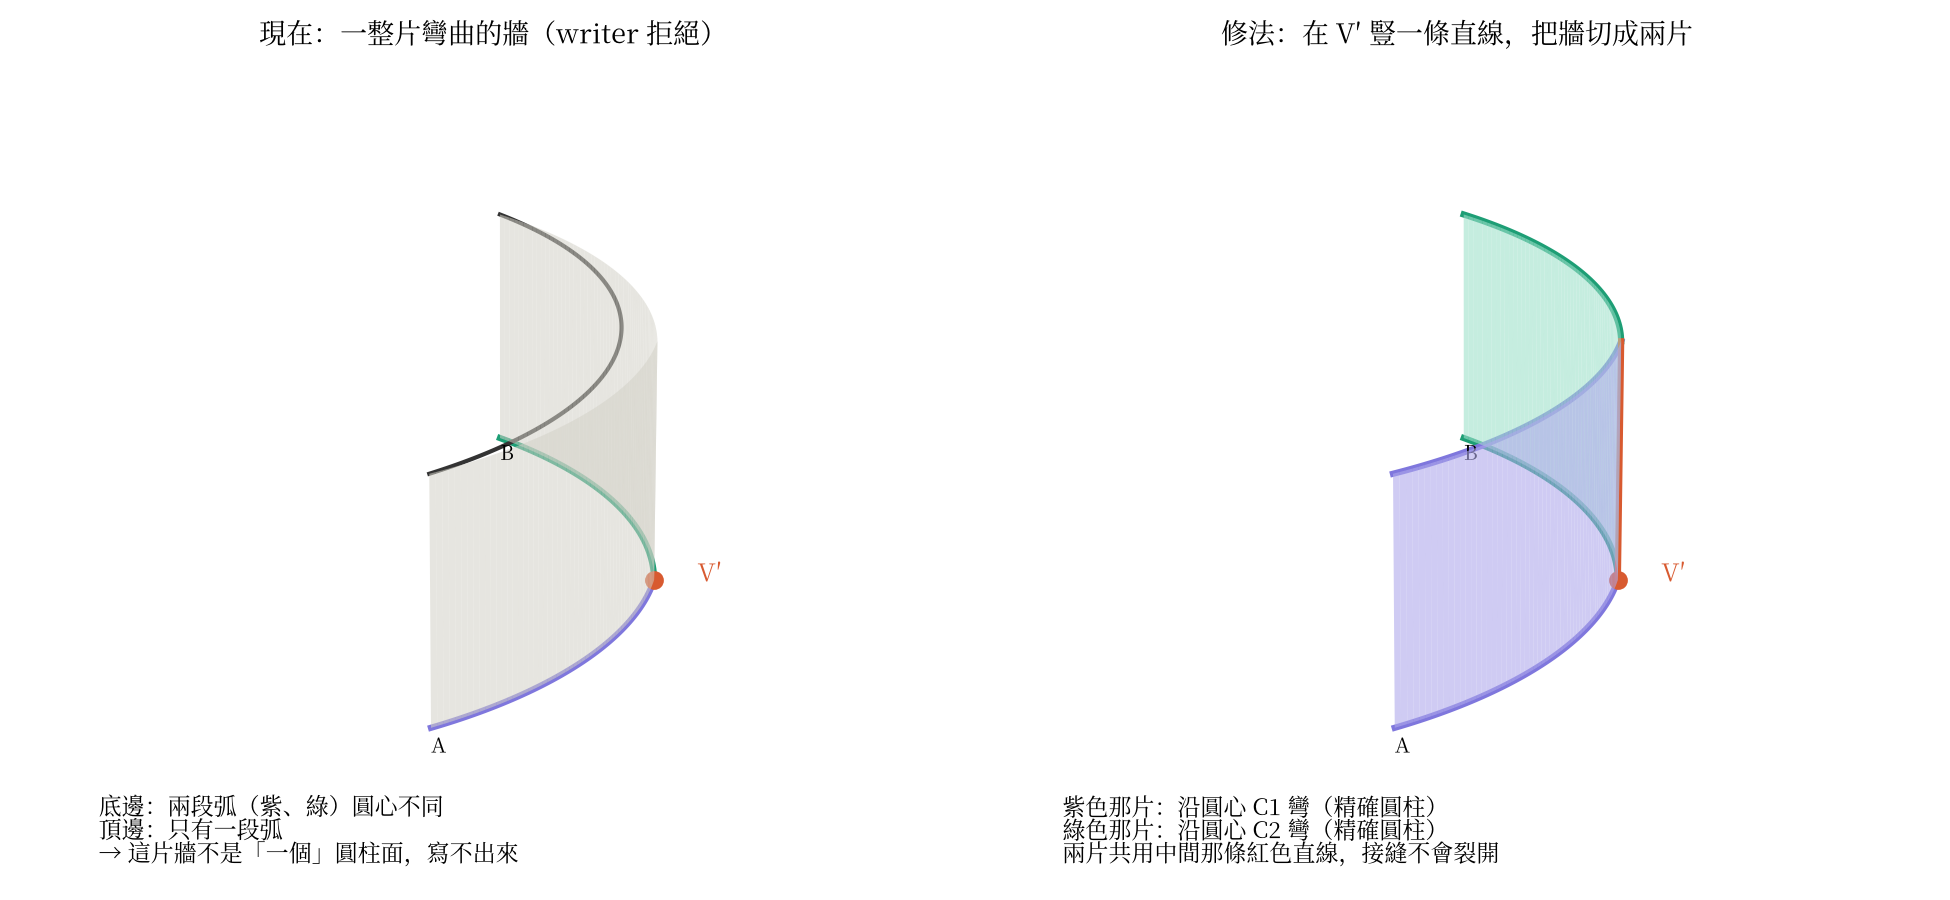

The Python source for this figure:
import numpy as np, matplotlib
matplotlib.use("Agg")
import matplotlib.pyplot as plt
from matplotlib import font_manager as fm
from mpl_toolkits.mplot3d.art3d import Poly3DCollection
fam=[f.name for f in fm.fontManager.ttflist if "CJK" in f.name and ("TC" in f.name or "SC" in f.name)]
plt.rcParams["font.family"]=fam[0] if fam else "sans-serif"
P,G,R,K="#7F77DD","#1D9E75","#D85A30","#333"
r,h=10,4
def arc(c,p,q,n=60):
    a=np.arctan2(p[1]-c[1],p[0]-c[0]);b=np.arctan2(q[1]-c[1],q[0]-c[0])
    while b-a>np.pi:b-=2*np.pi
    while a-b>np.pi:b+=2*np.pi
    t=np.linspace(a,b,n);return np.c_[c[0]+r*np.cos(t),c[1]+r*np.sin(t)]
def center(p,q):
    m=(p+q)/2;d=q-p;L=np.linalg.norm(d);hh=np.sqrt(r**2-(L/2)**2);nn=np.array([-d[1],d[0]])/L
    return min([m+hh*nn,m-hh*nn],key=np.linalg.norm)
A=np.array([r,0.]);B=np.array([0.,r]);V=np.array([r/np.sqrt(2)]*2);Vp=V+np.array([.55,.45])
c1,c2=center(A,Vp),center(Vp,B);a1,a2=arc(c1,A,Vp),arc(c2,Vp,B)
def panel(ax,pts,col,alpha):
    quads=[[ (*pts[i],0),(*pts[i+1],0),(*pts[i+1],h),(*pts[i],h)] for i in range(len(pts)-1)]
    ax.add_collection3d(Poly3DCollection(quads,facecolor=col,edgecolor="none",alpha=alpha))
fig=plt.figure(figsize=(13,6))
for k,title in enumerate(["現在：一整片彎曲的牆（writer 拒絕）","修法：在 V′ 豎一條直線，把牆切成兩片"]):
    ax=fig.add_subplot(1,2,k+1,projection="3d")
    full=np.r_[a1,a2[1:]]
    if k==0:
        panel(ax,full,"#D3D1C7",.55)
        ax.plot(*a1.T,0,color=P,lw=3);ax.plot(*a2.T,0,color=G,lw=3)
        top=arc(np.zeros(2),A,B,120);ax.plot(*top.T,h,color=K,lw=2)
        ax.text2D(.02,.02,"底邊：兩段弧（紫、綠）圓心不同\n頂邊：只有一段弧\n→ 這片牆不是「一個」圓柱面，寫不出來",transform=ax.transAxes,fontsize=11)
    else:
        panel(ax,a1,"#AFA9EC",.6);panel(ax,a2,"#9FE1CB",.6)
        ax.plot(*a1.T,0,color=P,lw=3);ax.plot(*a2.T,0,color=G,lw=3)
        ax.plot(*a1.T,h,color=P,lw=3);ax.plot(*a2.T,h,color=G,lw=3)
        ax.plot([Vp[0]]*2,[Vp[1]]*2,[0,h],color=R,lw=3)
        ax.text2D(.02,.02,"紫色那片：沿圓心 C1 彎（精確圓柱）\n綠色那片：沿圓心 C2 彎（精確圓柱）\n兩片共用中間那條紅色直線，接縫不會裂開",transform=ax.transAxes,fontsize=11)
    ax.plot([Vp[0]],[Vp[1]],[0],"o",color=R,ms=8);ax.text(Vp[0]+.6,Vp[1]+.6,0,"V′",color=R,fontsize=12)
    ax.text(*A,-.4,"A");ax.text(*B,-.4,"B")
    ax.set_title(title,fontsize=13);ax.set_box_aspect((1,1,.45));ax.view_init(elev=22,azim=-40)
    ax.set_xlim(0,11);ax.set_ylim(0,11);ax.set_zlim(0,h);ax.set_axis_off()
fig.tight_layout();fig.savefig("wall_3d.png",dpi=150,facecolor="white")
